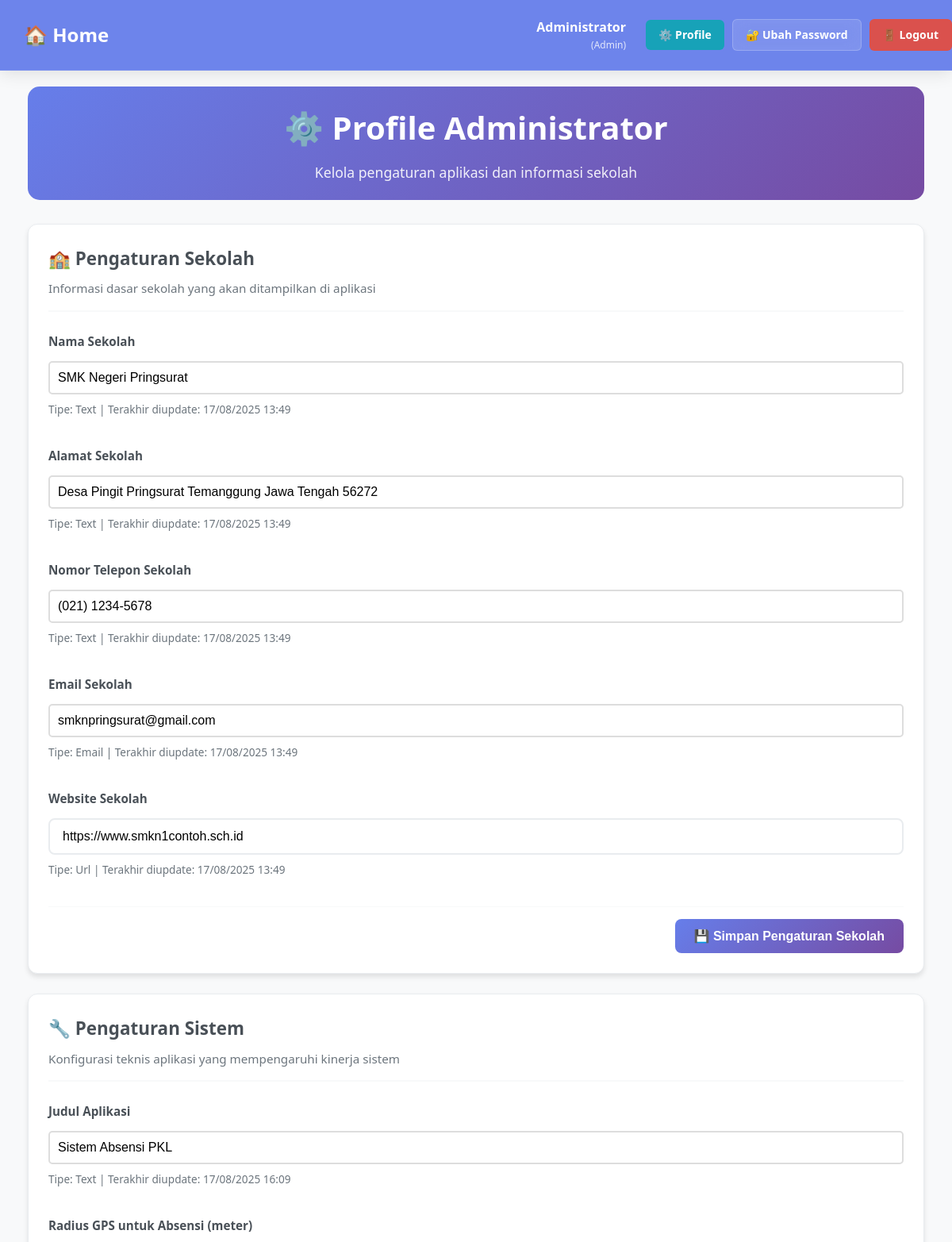
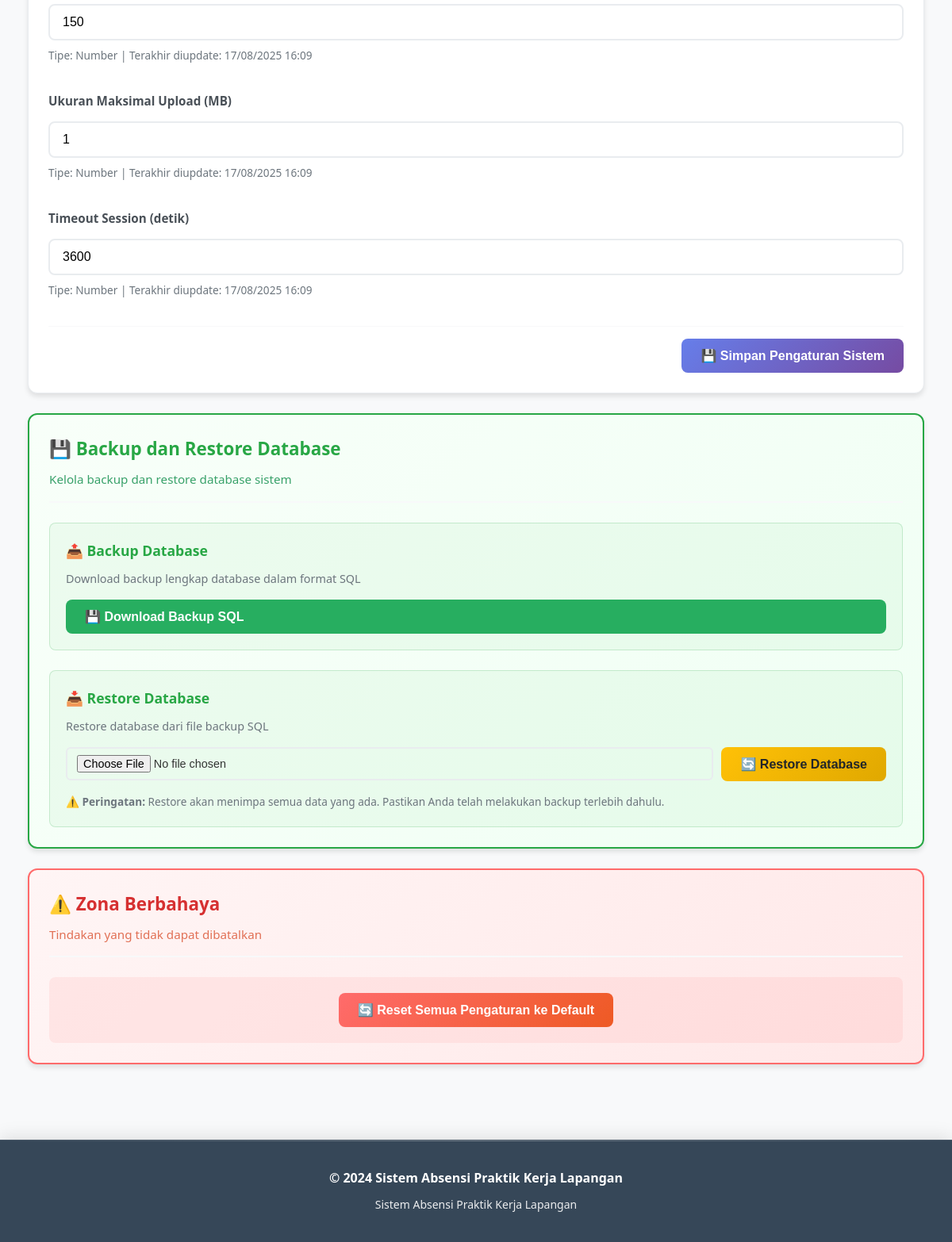
/?r=profile (signed in), run on the app's committed database (2 pictures, top to bottom).
### tables this page shows
CREATE TABLE `app_settings` (
  `id` int(11) NOT NULL AUTO_INCREMENT,
  `setting_key` varchar(100) NOT NULL,
  `setting_value` text DEFAULT NULL,
  `setting_type` varchar(20) DEFAULT 'text',
  `description` text DEFAULT NULL,
  `created_at` timestamp NOT NULL DEFAULT current_timestamp(),
  `updated_at` timestamp NOT NULL DEFAULT current_timestamp() ON UPDATE current_timestamp(),
  PRIMARY KEY (`id`),
  UNIQUE KEY `setting_key` (`setting_key`)
);

### app/Controllers/Controller.php (called while the page is built, shortened)
<?php
class Controller {
    protected function view(string $path, array $data=[]): void {
        extract($data);
        $viewFile = __DIR__ . '/../Views/' . $path . '.php';
        include __DIR__ . '/../Views/layouts/header.php';
        include $viewFile;
        include __DIR__ . '/../Views/layouts/footer.php';
    }
}

### app/Controllers/ProfileController.php (called while the page is built, shortened)
<?php
class ProfileController extends Controller {
    public function index(): void {
        $db = new Database(require __DIR__.'/../../config/db.php');
        $appSettings = new AppSettings($db);
        $settings = $appSettings->getAllSettings();
        $schoolSettings = [];
        $appSettings = [];
        $systemSettings = [];
        foreach ($settings as $setting) {
            switch ($setting['setting_key']) {
                case 'school_name':
                case 'school_address':
                case 'school_phone':
                case 'school_email':
                case 'school_website':
                    $schoolSettings[] = $setting;
                    break;
                case 'app_title':
                case 'gps_radius':
                case 'max_upload_size':
                case 'session_timeout':
                    $systemSettings[] = $setting;
                    break;
            }
        }
        $this->view('admin/profile', [
            'schoolSettings' => $schoolSettings,
            'systemSettings' => $systemSettings,
            'appSettings' => $appSettings,
            'message' => $_SESSION['message'] ?? null,
            'error' => $_SESSION['error'] ?? null
        ]);
    }
}

### public/index.php (called while the page is built, shortened)
<?php
require __DIR__.'/../app/autoload.php';
$appCfg = require __DIR__.'/../config/app.php';
$r = $_GET['r'] ?? 'auth/login';
[$c, $a] = array_pad(explode('/', $r, 2), 2, 'index');
$controller = null;
switch($c){
    case 'profile': $controller = new ProfileController($appCfg); break;
}
$controller->$a();

### app/autoload.php (called while the page is built, shortened)
<?php
spl_autoload_register(function ($class) {
    $prefix = 'App\\';
    $base_dir = __DIR__ . '/';
    $len = strlen($prefix);
    $relative_class = substr($class, $len);
    $file = $base_dir . str_replace('\\', '/', $relative_class) . '.php';
});

### config/db.php (called while the page is built, shortened)
<?php
return [
    'host' => 'localhost',
    'name' => 'db_absensi_pkl',
    'user' => 'root',
    'pass' => '',
    'charset' => 'utf8mb4',
];

### app/Models/Database.php (called while the page is built, shortened)
<?php
class Database {
    private PDO $pdo;
    public function __construct(array $cfg) {
        $dsn = sprintf('mysql:host=%s;dbname=%s;charset=%s',$cfg['host'],$cfg['name'],$cfg['charset']??'utf8mb4');
        $opt = [
            PDO::ATTR_ERRMODE => PDO::ERRMODE_EXCEPTION,
            PDO::ATTR_DEFAULT_FETCH_MODE => PDO::FETCH_ASSOC,
            PDO::ATTR_EMULATE_PREPARES => false,
        ];
        try { $this->pdo = new PDO($dsn,$cfg['user'],$cfg['pass'],$opt); }
        catch (PDOException $e) { die('DB connection failed: '.$e->getMessage()); }
    }
    public function pdo(): PDO {
        return $this->pdo;
    }
}

### app/Models/AppSettings.php (called while the page is built, shortened)
<?php
class AppSettings extends BaseModel {
    public function __construct(Database $db) {
        $this->initTable();
    }
    protected function getTableName(): string {
        return 'app_settings';
    }
    private function initTable(): void {
        $sql = "CREATE TABLE IF NOT EXISTS {$this->getTableName()} (
            id INT AUTO_INCREMENT PRIMARY KEY,
            setting_key VARCHAR(100) UNIQUE NOT NULL,
            setting_value TEXT,
            setting_type VARCHAR(20) DEFAULT 'text',
            description TEXT,
            created_at TIMESTAMP DEFAULT CURRENT_TIMESTAMP,
            updated_at TIMESTAMP DEFAULT CURRENT_TIMESTAMP ON UPDATE CURRENT_TIMESTAMP
        ) ENGINE=InnoDB DEFAULT CHARSET=utf8mb4 COLLATE=utf8mb4_unicode_ci";
        $this->db->exec($sql);
        $this->insertDefaultSettings();
    }
    private function insertDefaultSettings(): void {
        $defaultSettings = [
            [
                'setting_key' => 'school_name',
                'setting_value' => 'SMK Negeri 1 Contoh',
                'setting_type' => 'text',
                'description' => 'Nama Sekolah'
            ],
            [
                'setting_key' => 'school_address',
                'setting_value' => 'Jl. Contoh No. 123, Kota Contoh',
                'setting_type' => 'text',
                'description' => 'Alamat Sekolah'
            ],
            [
                'setting_key' => 'school_phone',
                'setting_value' => '(021) 1234-5678',
                'setting_type' => 'text',
                'description' => 'Nomor Telepon Sekolah'
            ],
            [
                'setting_key' => 'school_email',
                'setting_value' => 'info@smkn1contoh.sch.id',
                'setting_type' => 'email',
                'description' => 'Email Sekolah'
            ],
            [
                'setting_key' => 'school_website',
                'setting_value' => 'https://www.smkn1contoh.sch.id',
                'setting_type' => 'url',
                'description' => 'Website Sekolah'
            ],
            [
                'setting_key' => 'app_title',
                'setting_value' => 'Sistem Absensi PKL',
                'setting_type' => 'text',
                'description' => 'Judul Aplikasi'
            ],
            [
                'setting_key' => 'gps_radius',
                'setting_value' => '150',
                'setting_type' => 'number',
                'description' => 'Radius GPS untuk Absensi (meter)'
            ],
            [
                'setting_key' => 'max_upload_size',
                'setting_value' => '5',
                'setting_type' => 'number',
                'description' => 'Ukuran Maksimal Upload (MB)'
            ],
            [
                'setting_key' => 'session_timeout',
                'setting_value' => '3600',
                'setting_type' => 'number',
                'description' => 'Timeout Session (detik)'
            ]
        ];
        foreach ($defaultSettings as $setting) {
            $this->insertIfNotExists($setting);
        }
    }
    private function insertIfNotExists(array $setting): void {
        $sql = "INSERT IGNORE INTO {$this->getTableName()} (setting_key, setting_value, setting_type, description)
                VALUES (:key, :value, :type, :description)";
        $stmt = $this->db->prepare($sql);
        $stmt->bindParam(':key', $setting['setting_key']);
        $stmt->bindParam(':value', $setting['setting_value']);
        $stmt->bindParam(':type', $setting['setting_type']);
        $stmt->bindParam(':description', $setting['description']);
        $stmt->execute();
    }
    public function getAllSettings(): array {
        $sql = "SELECT * FROM {$this->getTableName()} ORDER BY id ASC";
        $stmt = $this->db->query($sql);
        return $stmt->fetchAll(\PDO::FETCH_ASSOC);
    }
}

### app/Models/BaseModel.php (called while the page is built, shortened)
<?php
abstract class BaseModel {
    public function __construct(Database $database) {
        $this->db = $database->pdo();
    }
}

### app/Views/admin/profile.php (the view, shortened to what this page needs)
<div class="profile-container">
    <div class="profile-header">
        <h2>⚙️ Profile Administrator</h2>
        <p>Kelola pengaturan aplikasi dan informasi sekolah</p>
    </div>
    <div class="profile-content">
        <div class="settings-section">
            <div class="section-header">
                <h3>🏫 Pengaturan Sekolah</h3>
                <p>Informasi dasar sekolah yang akan ditampilkan di aplikasi</p>
            </div>
            <form method="POST" action="?r=profile/update" class="settings-form">
                <?php foreach ($schoolSettings as $setting): ?>
                    <div class="form-group">
                        <label for="setting_<?= $setting['setting_key'] ?>">
                            <?= htmlspecialchars($setting['description']) ?>
                        </label>
                        <?php if ($setting['setting_type'] === 'email'): ?>
                            <input type="email"
                                   id="setting_<?= $setting['setting_key'] ?>"
                                   name="setting_<?= $setting['setting_key'] ?>"
                                   value="<?= htmlspecialchars($setting['setting_value']) ?>"
                                   class="form-control"
                                   placeholder="Masukkan <?= strtolower($setting['description']) ?>">
                        <?php elseif ($setting['setting_type'] === 'url'): ?>
                            <input type="url"
                                   id="setting_<?= $setting['setting_key'] ?>"
                                   name="setting_<?= $setting['setting_key'] ?>"
                                   value="<?= htmlspecialchars($setting['setting_value']) ?>"
                                   class="form-control"
                                   placeholder="Masukkan <?= strtolower($setting['description']) ?>">
                        <?php else: ?>
                            <input type="text"
                                   id="setting_<?= $setting['setting_key'] ?>"
                                   name="setting_<?= $setting['setting_key'] ?>"
                                   value="<?= htmlspecialchars($setting['setting_value']) ?>"
                                   class="form-control"
                                   placeholder="Masukkan <?= strtolower($setting['description']) ?>">
                        <?php endif; ?>
                        <small class="form-text">
                            Tipe: <?= ucfirst($setting['setting_type']) ?> |
                            Terakhir diupdate: <?= date('d/m/Y H:i', strtotime($setting['updated_at'])) ?>
                        </small>
                    </div>
                <?php endforeach; ?>
                <div class="form-actions">
                    <button type="submit" class="btn btn-primary">
                        💾 Simpan Pengaturan Sekolah
                    </button>
                </div>
            </form>
        </div>
        <div class="settings-section">
            <div class="section-header">
                <h3>🔧 Pengaturan Sistem</h3>
                <p>Konfigurasi teknis aplikasi yang mempengaruhi kinerja sistem</p>
            </div>
            <form method="POST" action="?r=profile/update" class="settings-form">
                <?php foreach ($systemSettings as $setting): ?>
                    <div class="form-group">
                        <label for="setting_<?= $setting['setting_key'] ?>">
                            <?= htmlspecialchars($setting['description']) ?>
                        </label>
                        <?php if ($setting['setting_type'] === 'number'): ?>
                            <input type="number"
                                   id="setting_<?= $setting['setting_key'] ?>"
                                   name="setting_<?= $setting['setting_key'] ?>"
                                   value="<?= htmlspecialchars($setting['setting_value']) ?>"
                                   class="form-control"
                                   min="1"
                                   step="1"
                                   placeholder="Masukkan <?= strtolower($setting['description']) ?>">
                        <?php else: ?>
                            <input type="text"
                                   id="setting_<?= $setting['setting_key'] ?>"
                                   name="setting_<?= $setting['setting_key'] ?>"
                                   value="<?= htmlspecialchars($setting['setting_value']) ?>"
                                   class="form-control"
                                   placeholder="Masukkan <?= strtolower($setting['description']) ?>">
                        <?php endif; ?>
                        <small class="form-text">
                            Tipe: <?= ucfirst($setting['setting_type']) ?> |
                            Terakhir diupdate: <?= date('d/m/Y H:i', strtotime($setting['updated_at'])) ?>
                        </small>
                    </div>
                <?php endforeach; ?>
                <div class="form-actions">
                    <button type="submit" class="btn btn-primary">
                        💾 Simpan Pengaturan Sistem
                    </button>
                </div>
            </form>
        </div>
        <div class="settings-section database-section">
            <div class="section-header">
                <h3>💾 Backup dan Restore Database</h3>
                <p>Kelola backup dan restore database sistem</p>
            </div>
            <div class="database-actions">
                <div class="action-group">
                    <h4>📤 Backup Database</h4>
                    <p>Download backup lengkap database dalam format SQL</p>
                    <form method="POST" action="?r=profile/backup" class="inline-form">
                        <button type="submit" class="btn btn-success">
                            💾 Download Backup SQL
                        </button>
                    </form>
                </div>
                <div class="action-group">
                    <h4>📥 Restore Database</h4>
                    <p>Restore database dari file backup SQL</p>
                    <form method="POST" action="?r=profile/restore" enctype="multipart/form-data" class="inline-form">
                        <div class="file-input-group">
                            <input type="file" name="sql_file" accept=".sql" required class="file-input">
                            <button type="submit" class="btn btn-warning"
                                    onclick="return confirm('⚠️ PERHATIAN! Restore database akan menimpa semua data yang ada. Tindakan ini tidak dapat dibatalkan. Lanjutkan?')">
                                🔄 Restore Database
                            </button>
                        </div>
                        <small class="form-text">
                            <strong>⚠️ Peringatan:</strong> Restore akan menimpa semua data yang ada.
                            Pastikan Anda telah melakukan backup terlebih dahulu.
                        </small>
                    </form>
                </div>
            </div>
        </div>
        <div class="settings-section danger-zone">
            <div class="section-header">
                <h3>⚠️ Zona Berbahaya</h3>
                <p>Tindakan yang tidak dapat dibatalkan</p>
            </div>
            <div class="danger-actions">
                <form method="POST" action="?r=profile/reset"
                      onsubmit="return confirm('⚠️ PERHATIAN! Semua pengaturan akan direset ke default. Tindakan ini tidak dapat dibatalkan. Lanjutkan?')">
                    <button type="submit" class="btn btn-danger">
                        🔄 Reset Semua Pengaturan ke Default
                    </button>
                </form>
            </div>
        </div>
    </div>
</div>

### data on the page
app_settings: description "Nama Sekolah", setting_value "SMK Negeri Pringsurat", setting_type "Text", updated_at "17/08/2025 13:49"
app_settings: description "Alamat Sekolah", setting_value "Desa Pingit Pringsurat Temanggung Jawa Tengah 56272", setting_type "Text", updated_at "17/08/2025 13:49"
app_settings: description "Nomor Telepon Sekolah", setting_value "(021) 1234-5678", setting_type "Text", updated_at "17/08/2025 13:49"
app_settings: description "Email Sekolah", setting_value "smknpringsurat@gmail.com", setting_type "Email", updated_at "17/08/2025 13:49"
app_settings: description "Website Sekolah", setting_value "https://www.smkn1contoh.sch.id", setting_type "Url", updated_at "17/08/2025 13:49"
app_settings: description "Judul Aplikasi", setting_value "Sistem Absensi PKL", setting_type "Text", updated_at "17/08/2025 16:09"
app_settings: description "Radius GPS untuk Absensi (meter)", setting_key+setting_value+description "150", setting_type "Number", updated_at "17/08/2025 16:09"
app_settings: description "Ukuran Maksimal Upload (MB)", setting_key+setting_value+description "1", setting_type "Number", updated_at "17/08/2025 16:09"
app_settings: description "Timeout Session (detik)", setting_key+setting_value+description "3600", setting_type "Number", updated_at "17/08/2025 16:09"

### other printed values
$_SESSION['user']['name'] "Administrator"
$_SESSION['user']['role'] "Admin"
$schoolName "Sistem Absensi Praktik Kerja Lapangan"
